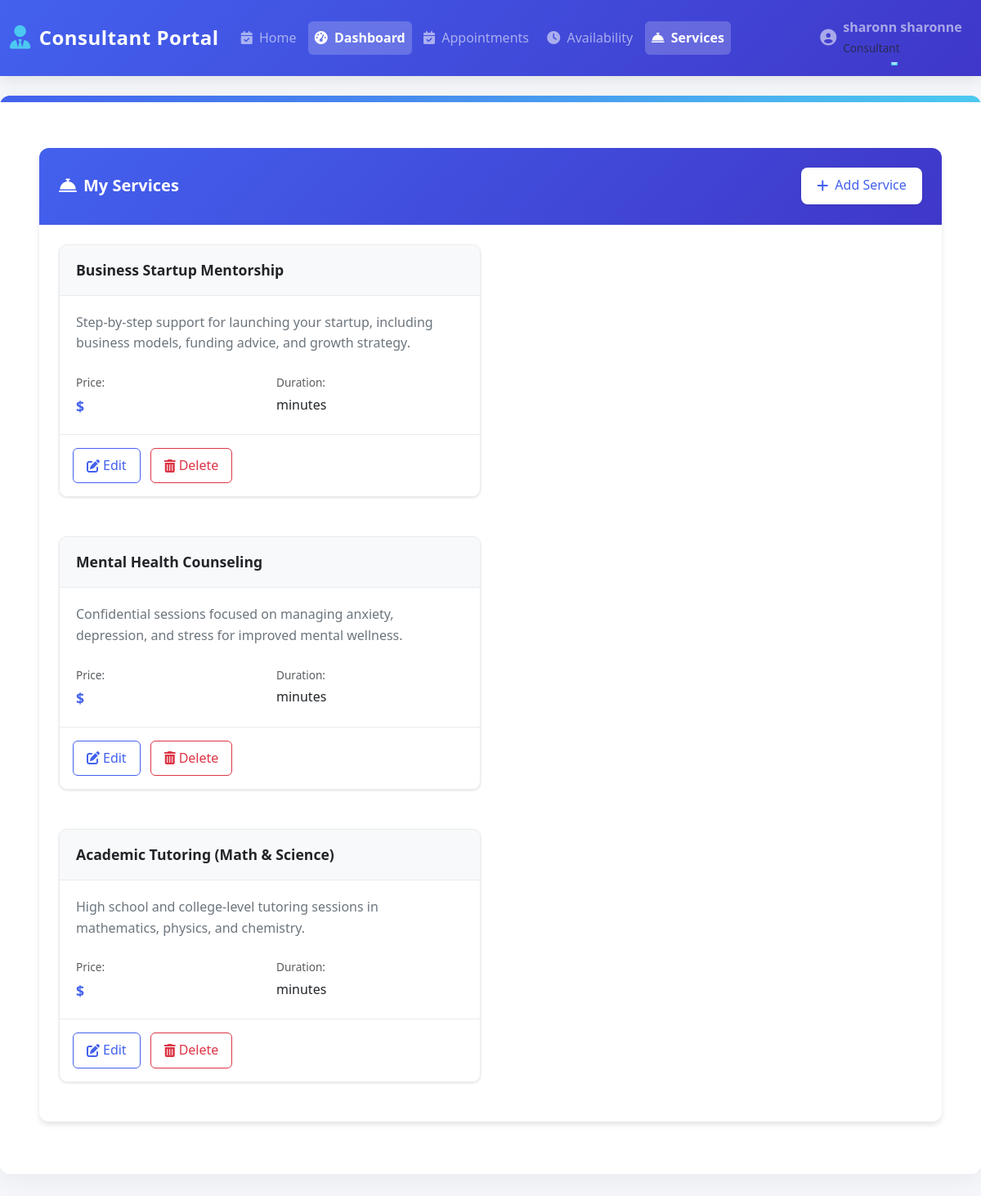
/consultant/services/ (signed in), run on the app's committed database.
### assist/models.py (models this page shows, shortened)
class Service(models.Model):
    name = models.CharField(max_length=255)
    description = models.TextField()
    consultant = models.ForeignKey(
        Consultant, on_delete=models.CASCADE, related_name="services"
    )

### assist/views.py (the view)
# urls.py: path("consultant/services/", views.service_list, name="consultant_services"),
@login_required
def service_list(request):
    if not hasattr(request.user, "consultant_profile"):
        return redirect("access_denied")
    consultant = request.user.consultant_profile
    services = Service.objects.filter(consultant=consultant)
    context = {
        "services": services,
    }
    return render(request, "consultant/services.html", context)

### assist/context_processors.py (called while the page is built)
def unread_notifications(request):
    unread_count = 0
    if request.user.is_authenticated:
        unread_count = request.user.notifications.filter(read=False).count()
    return {"unread_count": unread_count}

### assist/templates/consultant/services.html (shortened to what this page needs)
{% extends 'consultant/base.html' %}
{% block content %}
<div class="services-container">
    <div class="card">
        <div class="card-header">
            <h5>
                <i class="fas fa-concierge-bell me-2"></i>
                My Services
            </h5>
            <button class="add-service-btn" onclick="openModal('addServiceModal')">
                <i class="fas fa-plus me-2"></i>
                Add Service
            </button>
        </div>
        <div class="card-body">
            {% if services %}
                <div class="row">
                    {% for service in services %}
                        <div class="col-lg-6 mb-4">
                            <div class="service-card">
                                <div class="service-card-header">
                                    <h5>{{ service.name }}</h5>
                                </div>
                                <div class="service-card-body">
                                    <div class="service-description">
                                        {{ service.description|linebreaks }}
                                    </div>
                                    <div class="service-meta">
                                        <div>
                                            <span class="text-muted small">Price:</span>
                                            <span class="service-price">${{ service.price }}</span>
                                        </div>
                                        <div>
                                            <span class="text-muted small">Duration:</span>
                                            <span class="service-duration">{{ service.duration }} minutes</span>
                                        </div>
                                    </div>
                                </div>
                                <div class="service-actions">
                                    <button class="btn-outline-primary"
                                            onclick="openModal('editServiceModal{{ service.id }}')">
                                        <i class="fas fa-edit me-1"></i> Edit
                                    </button>
                                    <button class="btn-outline-danger"
                                            onclick="openModal('deleteServiceModal{{ service.id }}')">
                                        <i class="fas fa-trash-alt me-1"></i> Delete
                                    </button>
                                </div>
                            </div>
                        </div>
                    {% endfor %}
                </div>
            {% endif %}
        </div>
    </div>
</div>
{% endblock %}

### assist/templates/consultant/base.html (shortened to what this page needs)
<!DOCTYPE html>
<html lang="en">
<head>
    <link href="https://cdn.jsdelivr.net/npm/bootstrap@5.3.0/dist/css/bootstrap.min.css" rel="stylesheet">
    <link rel="stylesheet" href="https://cdnjs.cloudflare.com/ajax/libs/font-awesome/6.4.0/css/all.min.css">
</head>
<body>
    <nav class="navbar navbar-expand-lg navbar-dark">
        <div class="container-fluid">
            <a class="navbar-brand" href="{% url 'consultant_dashboard' %}">
                <i class="fas fa-user-tie"></i>
                Consultant Portal
            </a>
            <div class="collapse navbar-collapse" id="navbarNav">
                <ul class="navbar-nav me-auto">
                    <li class="nav-item">
                        <a class="nav-link" href="{% url 'home' %}">
                            <i class="fas fa-calendar-check me-1"></i>
                            Home
                        </a>
                    </li>
                    <li class="nav-item">
                        <a class="nav-link active" href="{% url 'consultant_dashboard' %}">
                            <i class="fas fa-tachometer-alt me-1"></i>
                            Dashboard
                        </a>
                    </li>
                    <li class="nav-item">
                        <a class="nav-link" href="{% url 'consultant_appointments' %}">
                            <i class="fas fa-calendar-check me-1"></i>
                            Appointments
                        </a>
                    </li>
                    <li class="nav-item">
                        <a class="nav-link" href="{% url 'consultant_availability' %}">
                            <i class="fas fa-clock me-1"></i>
                            Availability
                        </a>
                    </li>
                    <li class="nav-item">
                        <a class="nav-link" href="{% url 'consultant_services' %}">
                            <i class="fas fa-concierge-bell me-1"></i>
                            Services
                        </a>
                    </li>
                </ul>
                <ul class="navbar-nav">
                    <li class="nav-item dropdown">
                        <a class="nav-link dropdown-toggle d-flex align-items-center" href="#" id="navbarDropdown" role="button" data-bs-toggle="dropdown">
                            <div class="avatar me-2">
                                <i class="fas fa-user-circle fa-lg"></i>
                            </div>
                            <div>
                                <div class="fw-bold">{{ request.user.get_full_name }}</div>
                                <small class="text-muted">Consultant</small>
                            </div>
                        </a>
                    </li>
                </ul>
            </div>
        </div>
    </nav>
    <div class="container mt-4 fade-in">
        {% block content %}{% endblock %}
    </div>
</body>
</html>

### assist/templates/consultant/base.html (style rules this page uses)
:root { --primary-color: #4361ee; --secondary-color: #3f37c9; --accent-color: #4cc9f0; --light-color: #f8f9fa; --dark-color: #212529; --success-color: #4bb543; --warning-color: #ffcc00; --danger-color: #ff3333; --sidebar-width: 280px; }
body { font-family: 'Segoe UI', Tahoma, Geneva, Verdana, sans-serif; background-color: #f5f7fa; color: #333; line-height: 1.6; overflow-x: hidden; }
.navbar { background: linear-gradient(135deg, var(--primary-color), var(--secondary-color)); box-shadow: 0 4px 20px rgba(0, 0, 0, 0.1); padding: 0.8rem 0; }
.navbar-brand { font-weight: 700; font-size: 1.5rem; letter-spacing: 0.5px; display: flex; align-items: center; }
.navbar-brand i { margin-right: 10px; font-size: 1.8rem; color: var(--accent-color); }
.nav-link { font-weight: 500; padding: 0.5rem 1rem; margin: 0 0.2rem; border-radius: 6px; transition: all 0.3s ease; position: relative; }
.nav-link.active { background-color: rgba(255, 255, 255, 0.2); font-weight: 600; }
.nav-link::after { content: ''; position: absolute; bottom: 0; left: 50%; transform: translateX(-50%); width: 0; height: 2px; background-color: var(--accent-color); transition: width 0.3s ease; }
.container { max-width: 1400px; padding: 2rem; background-color: white; border-radius: 12px; box-shadow: 0 10px 30px rgba(0, 0, 0, 0.05); margin-top: 2rem; margin-bottom: 2rem; position: relative; overflow: hidden; }
.container::before { content: ''; position: absolute; top: 0; left: 0; width: 100%; height: 8px; background: linear-gradient(90deg, var(--primary-color), var(--accent-color)); }
.card { border: none; border-radius: 12px; box-shadow: 0 6px 15px rgba(0, 0, 0, 0.05); transition: all 0.3s ease; overflow: hidden; }
.card-header { background-color: white; border-bottom: 1px solid rgba(0, 0, 0, 0.05); font-weight: 600; padding: 1rem 1.5rem; }
.card-body { padding: 1.5rem; }
.fade-in { animation: fadeIn 0.5s ease forwards; }

### data on the page
Service: name "Business Startup Mentorship", description "Step-by-step support for launching your startup, including business models, funding advice, and growth strategy."
Service: name "Mental Health Counseling", description "Confidential sessions focused on managing anxiety, depression, and stress for improved mental wellness."
Service: name "Academic Tutoring (Math & Science)", description "High school and college-level tutoring sessions in mathematics, physics, and chemistry."

### other printed values
{{ request.user.get_full_name }} "sharonn sharonne"
